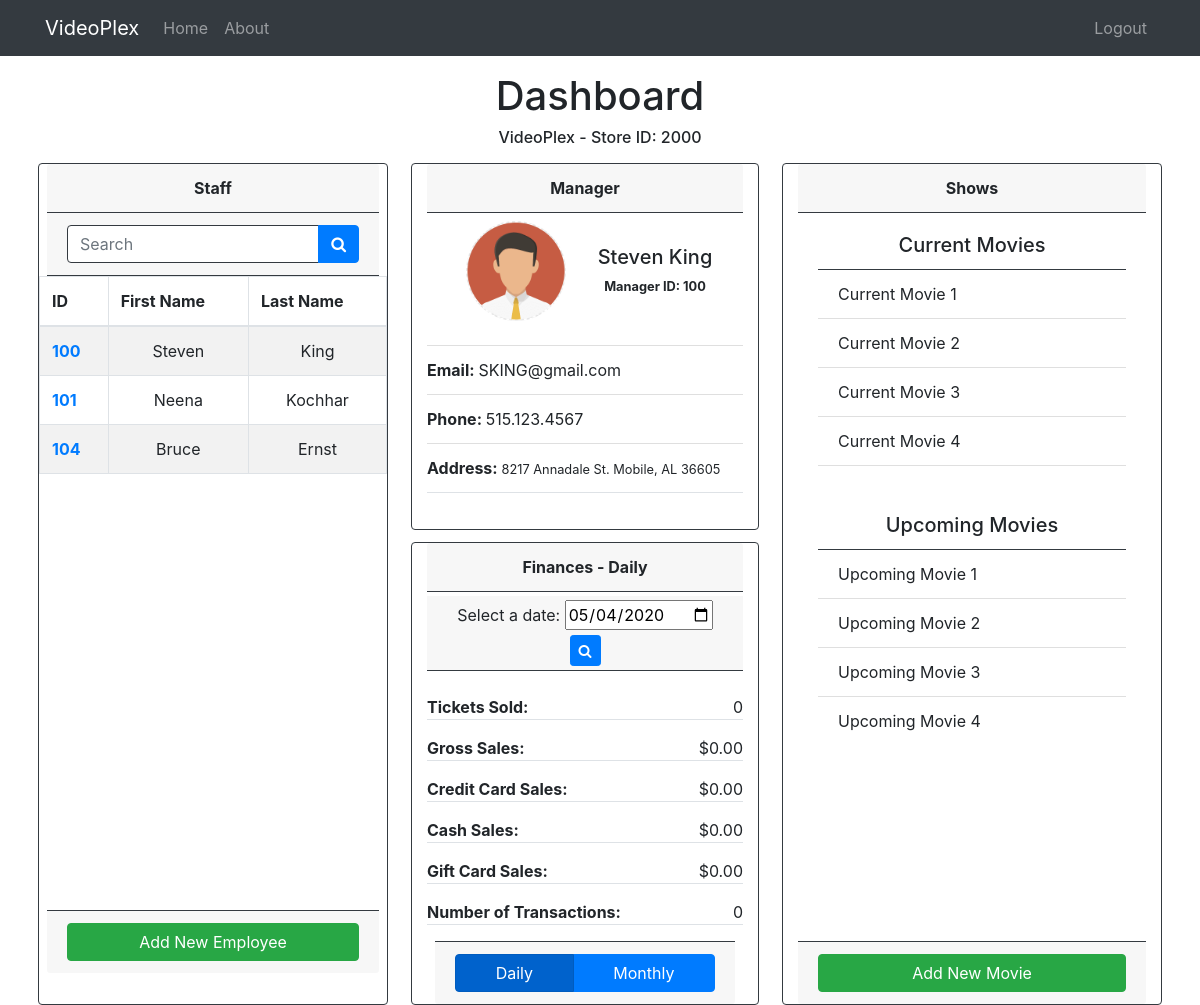
/cinemas/index/2000 (signed in), run on the app's committed database.
### tables this page shows
CREATE TABLE employee (
    employee_id INT(6) AUTO_INCREMENT,
    first_name VARCHAR(256) NOT NULL,
    last_name VARCHAR(256) NOT NULL,
    email VARCHAR(256) NOT NULL UNIQUE,
    phone VARCHAR(20) NOT NULL,
    birthdate DATE NOT NULL,
    salary INT CHECK (salary > 0),
    hire_date DATE NOT NULL,
    ssn INT(9) NOT NULL,
    address_id INT (6),
    store_number INT(6),
    manager_id INT(6),
    PRIMARY KEY (employee_id),
    FOREIGN KEY (address_id) References address (address_id),
    FOREIGN KEY (store_number) References cinema (cinema_id)
);

### app/views/cinemas/index.php (the view, shortened to what the rows shown need)
<?php require APPROOT . '/views/inc/header.php'; ?>
    <h1 class="text-center">Dashboard</h1>
    <h6 class="text-center">VideoPlex - Store ID: <?php echo $data['cinema_id']; ?></h6>
    <div class="row">
        <div class="col card mx-2 px-0 border-dark">
            <div class="mx-2">
                <p class="card-header text-center border-dark"><strong>Staff</strong></p>
                <form class="card-header border-dark" action="<?php echo URLROOT; ?>/cinemas/<?php echo $data['cinema_id']; ?>" method="post">
                    <div class="input-group mb-0">
                    <input name="search_name" type="text" class="form-control border-bottom border-top border-dark" placeholder="Search" aria-label="Search" aria-describedby="basic-addon2">
                    <div class="input-group-append">
                        <button class="btn btn-primary" type="submit"><i class="fa fa-search"></i></button>
                    </div>
                    </div>
                </form>
            </div>
            <div class="table-wrapper-scroll-y custom-scrollbar">
                <table class="table table-bordered table-striped mb-0">
                    <thead>
                        <tr>
                            <th scope="col">ID</th>
                            <th scope="col">First Name</th>
                            <th scope="col">Last Name</th>
                        </tr>
                    </thead>
                    <?php foreach($data['employees'] as $employee) : ?>
                        <tr>
                            <th scope="row"><a href="<?php echo URLROOT; ?>/cinemas/view_employee/<?php echo $data['cinema_id']; ?>/<?php echo $employee->employee_id; ?>"><?php echo $employee->employee_id?></a></th>
                            <td class="text-center"><?php echo $employee->first_name?></td>
                            <td class="text-center"><?php echo $employee->last_name?></td>
                        </tr>
                    <?php endforeach; ?>
                </table>
            </div>
            <div class="mx-2">
                <div class="card-footer border-dark">
                    <a href="<?php echo URLROOT; ?>/cinemas/modify/<?php echo $data['cinema_id']; ?>/<?php echo $data['manager']['id']; ?>" class="btn btn-success w-100">Add New Employee </a>
                </div>
            </div>
        </div>
        <div class="col">
            <div class="card-columns d-flex flex-column justify-content-center">
                <div class="col card border-dark">
                    <div class="card-container">
                        <p class="card-header mb-2 text-center border-dark"><strong>Manager</strong></p>
                        <div class="manager-container">
                            <div class="d-flex justify-content-center">
                                <div class="rounded-circle overflow-hidden mx-2 custom-circle-image">
                                    <img class="w-100 h-100" src="<?php echo URLROOT; ?>/public/img/profile-icon.png" alt="Card image cap">
                                </div>
                                <div class="d-flex flex-column">
                                    <h5 class="ml-4 mt-3 mb-1 mt-4"><?php echo $data['manager']['name']; ?></h5>
                                    <p class="text-center"><small class="font-weight-bold ml-4">Manager ID: <?php echo $data['manager']['id'] ?></small></p>
                                </div>
                            </div>
                            <ul class="list-group list-group-flush mb-5 mt-4">
                                <li class="list-group-item pl-0"><span class="font-weight-bold">Email: </span><?php echo $data['manager']['email']; ?></li>
                                <li class="list-group-item pl-0"><span class="font-weight-bold">Phone: </span><?php echo $data['manager']['phone']; ?></li>
                                <li class="list-group-item border-bottom pl-0"><span class="font-weight-bold">Address: </span><small><?php echo $data['manager']['address']; ?></small></li>
                            </ul>
                        </div>
                    </div>
                </div>
                <div class="col card mb-0 border-dark">
                    <p class="card-header text-center border-dark"><strong>Finances - <span id="day2">Daily</span><span id="month2" style="display: none;">Monthly</span></strong></p>
                    <form class="text-center card-header mt-1 mb-4 py-1 border-dark" action="<?php echo URLROOT; ?>/cinemas/<?php echo $data['cinema_id'] ?>" method="post">
                        <label for="datepicker">Select a date:</label>
                        <input type="date" value="<?php echo $data['finances']['date_chosen']; ?>" name="date_chosen" id="datepicker">
                        <button class="btn btn-primary btn-sm" type="submit"><i class="fa fa-search"></i></button>
                    </form>
                    <div class="card-container">
                        <div id="day">
                            <div class="d-flex justify-content-between">
                                <span class="text-left font-weight-bold">Tickets Sold:</span>
                                <span class="text-right"><?php echo $data['finances']['total_tickets']; ?></span>
                            </div>
                            <div class="border-bottom w-100 mb-3"></div>
                            <div class="d-flex justify-content-between">
                                <span class="text-left font-weight-bold">Gross Sales:</span>
                                <span class="text-right">$<?php echo $data['finances']['gross_sales']; ?></span>
                            </div>
                            <div class="border-bottom w-100 mb-3"></div>
                            <div class="d-flex justify-content-between">
                                <span class="text-left font-weight-bold">Credit Card Sales:</span>
                                <span class="text-right">$<?php echo $data['finances']['CREDIT']; ?></span>
                            </div>
                            <div class="border-bottom w-100 mb-3"></div>
                            <div class="d-flex justify-content-between">
                                <span class="text-left font-weight-bold">Cash Sales:</span>
                                <span class="text-right">$<?php echo $data['finances']['CASH']; ?></span>
                            </div>
                            <div class="border-bottom w-100 mb-3"></div>
                            <div class="d-flex justify-content-between">
                                <span class="text-left font-weight-bold">Gift Card Sales:</span>
                                <span class="text-right">$<?php echo $data['finances']['GIFT']; ?></span>
                            </div>
                            <div class="border-bottom w-100 mb-3"></div>
                            <div class="d-flex justify-content-between">
                                <span class="text-left font-weight-bold">Number of Transactions: </span>
                                <span class="text-right"><?php echo $data['finances']['transactions']; ?></span>
                            </div>
                            <div class="border-bottom w-100 mb-3"></div>
                        </div>
                    </div>
                    <div class="mx-2">
                        <div class="card-footer border-dark">
                            <div class="btn-group btn-group-toggle d-flex justify-content-center" data-toggle="buttons">
                                <label class="btn btn-primary active">
                                    <input type="radio" style="box-shadow: none;" onchange="hideMonthly(this)" name="option1" id="daily" autocomplete="off" checked> Daily
                                </label>
                                <label class="btn btn-primary">
                                    <input type="radio" onchange="hideDaily(this)" name="option2" id="monthly" autocomplete="off"> Monthly
                                </label>
                            </div>
                        </div>
                    </div>
                </div>
            </div>
        </div>
        <div class="col card mx-2 border-dark">
            <p class="card-header text-center border-dark"><strong>Shows</strong></p>
            <div class="card-body">
                <h5 class="card-title text-center">Current Movies</h5>
                <ul class="list-group list-group-flush mb-5">
                    <li class="list-group-item border-dark">Current Movie 1</li>
                    <li class="list-group-item">Current Movie 2</li>
                    <li class="list-group-item">Current Movie 3</li>
                    <li class="list-group-item">Current Movie 4</li>
                </ul>
                <h5 class="card-title text-center">Upcoming Movies</h5>
                <ul class="list-group list-group-flush mb-5">
                    <li class="list-group-item border-dark">Upcoming Movie 1</li>
                    <li class="list-group-item">Upcoming Movie 2</li>
                    <li class="list-group-item">Upcoming Movie 3</li>
                    <li class="list-group-item">Upcoming Movie 4</li>
                </ul>
            </div>
            <div class="card-footer border-dark">
                <a href="<?php echo URLROOT; ?>/cinemas/modify_movie" class="btn btn-success w-100">Add New Movie</a>
            </div>
        </div>
    </div>
<?php require APPROOT . '/views/inc/footer.php'; ?>

### data on the page
employee: employee_id "100", first_name "Steven", last_name "King", email "SKING@gmail.com", phone "515.123.4567"
employee: employee_id "101", first_name "Neena", last_name "Kochhar"
employee: employee_id "104", first_name "Bruce", last_name "Ernst"

### other printed values
SITENAME "VideoPlex"
$data['cinema_id'] "2000"
$data['manager']['name'] "Steven King"
$data['manager']['address'] "8217 Annadale St. Mobile, AL 36605"
$data['finances']['total_tickets'] "0"
$data['finances']['gross_sales'] "0.00"
$data['finances']['CREDIT'] "0.00"
$data['finances']['CASH'] "0.00"
$data['finances']['GIFT'] "0.00"
$data['finances']['transactions'] "0"
